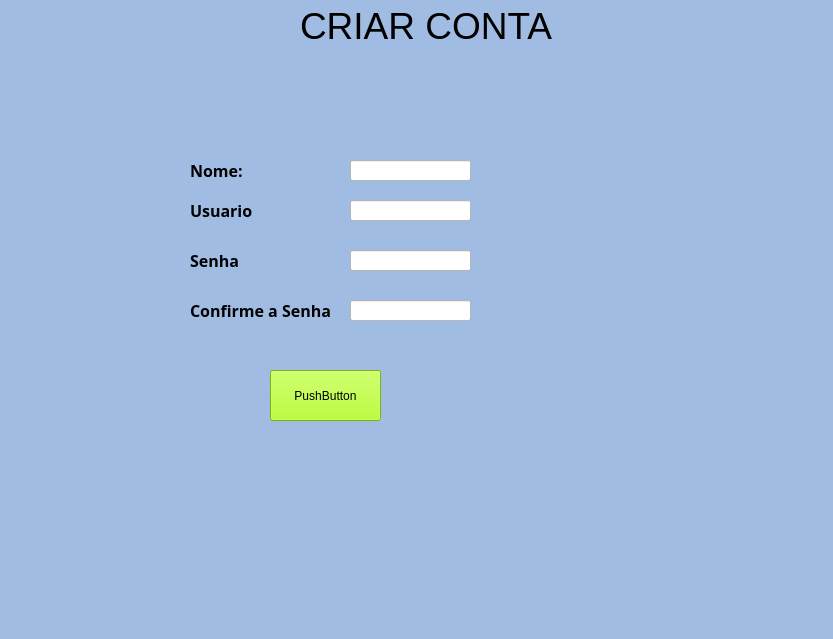
<?xml version="1.0" encoding="UTF-8"?>
<ui version="4.0">
 <class>MainWindow</class>
 <widget class="QMainWindow" name="MainWindow">
  <property name="geometry">
   <rect>
    <x>0</x>
    <y>0</y>
    <width>833</width>
    <height>639</height>
   </rect>
  </property>
  <property name="windowTitle">
   <string>MainWindow</string>
  </property>
  <property name="styleSheet">
   <string notr="true">background-color: rgb(161, 188, 227);</string>
  </property>
  <widget class="QWidget" name="centralwidget">
   <widget class="QLabel" name="label_3">
    <property name="geometry">
     <rect>
      <x>300</x>
      <y>0</y>
      <width>341</width>
      <height>51</height>
     </rect>
    </property>
    <property name="font">
     <font>
      <pointsize>28</pointsize>
     </font>
    </property>
    <property name="text">
     <string>CRIAR CONTA</string>
    </property>
   </widget>
   <widget class="QLineEdit" name="nome">
    <property name="geometry">
     <rect>
      <x>350</x>
      <y>160</y>
      <width>121</width>
      <height>21</height>
     </rect>
    </property>
    <property name="styleSheet">
     <string notr="true">background-color: rgb(255, 255, 255);</string>
    </property>
   </widget>
   <widget class="QLabel" name="Produto_2">
    <property name="enabled">
     <bool>true</bool>
    </property>
    <property name="geometry">
     <rect>
      <x>190</x>
      <y>200</y>
      <width>141</width>
      <height>21</height>
     </rect>
    </property>
    <property name="font">
     <font>
      <family>Gotham</family>
      <pointsize>12</pointsize>
      <weight>75</weight>
      <italic>false</italic>
      <bold>true</bold>
     </font>
    </property>
    <property name="statusTip">
     <string/>
    </property>
    <property name="autoFillBackground">
     <bool>false</bool>
    </property>
    <property name="styleSheet">
     <string notr="true">color: rgb(0, 0, 0);
</string>
    </property>
    <property name="text">
     <string>Usuario</string>
    </property>
    <property name="textFormat">
     <enum>Qt::AutoText</enum>
    </property>
   </widget>
   <widget class="QLabel" name="Produto">
    <property name="enabled">
     <bool>true</bool>
    </property>
    <property name="geometry">
     <rect>
      <x>190</x>
      <y>160</y>
      <width>81</width>
      <height>21</height>
     </rect>
    </property>
    <property name="font">
     <font>
      <family>Gotham</family>
      <pointsize>12</pointsize>
      <weight>75</weight>
      <italic>false</italic>
      <bold>true</bold>
     </font>
    </property>
    <property name="statusTip">
     <string/>
    </property>
    <property name="autoFillBackground">
     <bool>false</bool>
    </property>
    <property name="styleSheet">
     <string notr="true">color: rgb(0, 0, 0);
</string>
    </property>
    <property name="text">
     <string>Nome:</string>
    </property>
    <property name="textFormat">
     <enum>Qt::AutoText</enum>
    </property>
   </widget>
   <widget class="QLineEdit" name="usuario">
    <property name="geometry">
     <rect>
      <x>350</x>
      <y>200</y>
      <width>121</width>
      <height>21</height>
     </rect>
    </property>
    <property name="styleSheet">
     <string notr="true">background-color: rgb(255, 255, 255);</string>
    </property>
    <property name="echoMode">
     <enum>QLineEdit::Normal</enum>
    </property>
   </widget>
   <widget class="QLabel" name="Produto_3">
    <property name="enabled">
     <bool>true</bool>
    </property>
    <property name="geometry">
     <rect>
      <x>190</x>
      <y>250</y>
      <width>151</width>
      <height>21</height>
     </rect>
    </property>
    <property name="font">
     <font>
      <family>Gotham</family>
      <pointsize>12</pointsize>
      <weight>75</weight>
      <italic>false</italic>
      <bold>true</bold>
     </font>
    </property>
    <property name="statusTip">
     <string/>
    </property>
    <property name="autoFillBackground">
     <bool>false</bool>
    </property>
    <property name="styleSheet">
     <string notr="true">color: rgb(0, 0, 0);
</string>
    </property>
    <property name="text">
     <string>Senha</string>
    </property>
    <property name="textFormat">
     <enum>Qt::AutoText</enum>
    </property>
   </widget>
   <widget class="QLineEdit" name="senha">
    <property name="geometry">
     <rect>
      <x>350</x>
      <y>250</y>
      <width>121</width>
      <height>21</height>
     </rect>
    </property>
    <property name="styleSheet">
     <string notr="true">background-color: rgb(255, 255, 255);</string>
    </property>
    <property name="echoMode">
     <enum>QLineEdit::Password</enum>
    </property>
   </widget>
   <widget class="QLabel" name="Produto_4">
    <property name="enabled">
     <bool>true</bool>
    </property>
    <property name="geometry">
     <rect>
      <x>190</x>
      <y>300</y>
      <width>151</width>
      <height>21</height>
     </rect>
    </property>
    <property name="font">
     <font>
      <family>Gotham</family>
      <pointsize>12</pointsize>
      <weight>75</weight>
      <italic>false</italic>
      <bold>true</bold>
     </font>
    </property>
    <property name="statusTip">
     <string/>
    </property>
    <property name="autoFillBackground">
     <bool>false</bool>
    </property>
    <property name="styleSheet">
     <string notr="true">color: rgb(0, 0, 0);
</string>
    </property>
    <property name="text">
     <string>Confirme a Senha</string>
    </property>
    <property name="textFormat">
     <enum>Qt::AutoText</enum>
    </property>
   </widget>
   <widget class="QLineEdit" name="senhac">
    <property name="geometry">
     <rect>
      <x>350</x>
      <y>300</y>
      <width>121</width>
      <height>21</height>
     </rect>
    </property>
    <property name="styleSheet">
     <string notr="true">background-color: rgb(255, 255, 255);</string>
    </property>
    <property name="echoMode">
     <enum>QLineEdit::Password</enum>
    </property>
   </widget>
   <widget class="QPushButton" name="button">
    <property name="geometry">
     <rect>
      <x>270</x>
      <y>370</y>
      <width>111</width>
      <height>51</height>
     </rect>
    </property>
    <property name="styleSheet">
     <string notr="true">background-color: rgb(170, 255, 0);</string>
    </property>
    <property name="text">
     <string>PushButton</string>
    </property>
   </widget>
   <widget class="QLabel" name="label">
    <property name="geometry">
     <rect>
      <x>220</x>
      <y>340</y>
      <width>251</width>
      <height>16</height>
     </rect>
    </property>
    <property name="styleSheet">
     <string notr="true">color: rgb(255, 21, 0);</string>
    </property>
    <property name="text">
     <string/>
    </property>
   </widget>
  </widget>
  <widget class="QMenuBar" name="menubar">
   <property name="geometry">
    <rect>
     <x>0</x>
     <y>0</y>
     <width>833</width>
     <height>21</height>
    </rect>
   </property>
  </widget>
  <widget class="QStatusBar" name="statusbar"/>
 </widget>
 <resources/>
 <connections/>
</ui>
